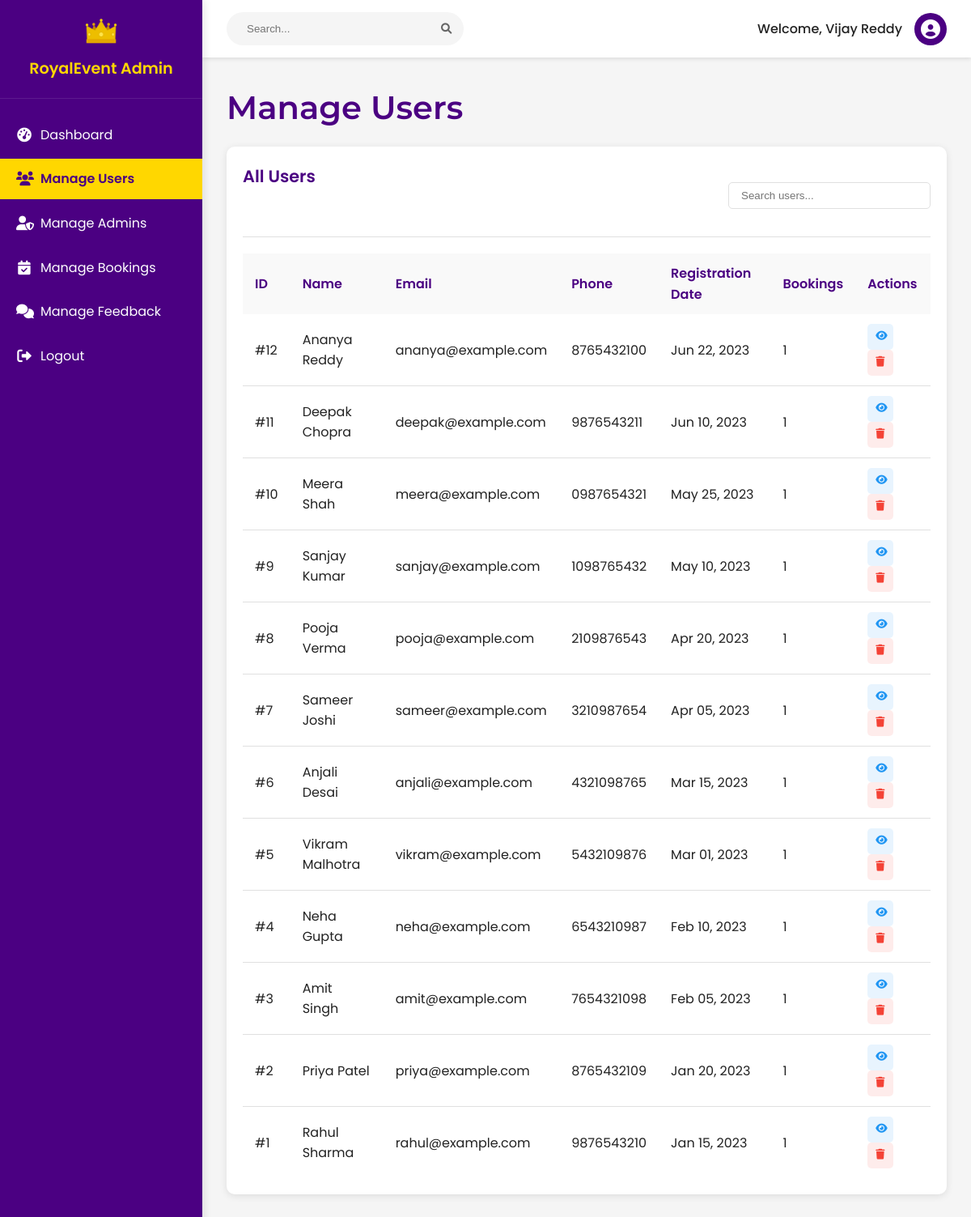
Page /admin-dashboard.php?page=manage-users (signed in) on the committed database.
### tables this page shows
CREATE TABLE IF NOT EXISTS `users` (
  `id` int(11) NOT NULL AUTO_INCREMENT,
  `name` varchar(255) NOT NULL,
  `email` varchar(255) NOT NULL,
  `password` varchar(255) NOT NULL,
  `profile_image` varchar(255) DEFAULT NULL,
  `phone` varchar(20) DEFAULT NULL,
  `user_type` enum('user','admin') NOT NULL DEFAULT 'user',
  `created_at` timestamp NOT NULL DEFAULT CURRENT_TIMESTAMP,
  `updated_at` timestamp NOT NULL DEFAULT CURRENT_TIMESTAMP ON UPDATE CURRENT_TIMESTAMP,
  PRIMARY KEY (`id`),
  UNIQUE KEY `email` (`email`)
);

### includes/functions.php (called while the page is built, shortened)
<?php
function clean_input($data) {
    global $conn;
    $data = trim($data);
    $data = stripslashes($data);
    $data = htmlspecialchars($data);
    if(isset($conn)) {
        $data = mysqli_real_escape_string($conn, $data);
    }
    return $data;
}
function get_admin_by_id($admin_id) {
    global $conn;
    $admin_id = (int)$admin_id;
    $query = "SELECT * FROM admins WHERE id = {$admin_id}";
    $result = mysqli_query($conn, $query);
    if($result && mysqli_num_rows($result) > 0) {
        return mysqli_fetch_assoc($result);
    }
    return null;
}
?>

### includes/admin/manage-users.php (the view, shortened to what this page needs)
<h1 class="page-title">Manage Users</h1>
<div class="dashboard-section">
    <div class="section-header">
        <div class="section-title">All Users</div>
        <div class="section-actions">
            <input type="text" id="userSearch" placeholder="Search users..." class="search-input">
        </div>
    </div>
    <?php if (empty($users)): ?>
        <p>No users found.</p>
    <?php else: ?>
        <div class="table-responsive">
            <table class="admin-table" id="usersTable">
                <thead>
                    <tr>
                        <th>ID</th>
                        <th>Name</th>
                        <th>Email</th>
                        <th>Phone</th>
                        <th>Registration Date</th>
                        <th>Bookings</th>
                        <th>Actions</th>
                    </tr>
                </thead>
                <tbody>
                    <?php foreach ($users as $user): ?>
                        <?php
                        $user_id = $user['id'];
                        $booking_count_query = "SELECT COUNT(*) as count FROM bookings WHERE user_id = $user_id";
                        $booking_count_result = mysqli_query($conn, $booking_count_query);
                        $booking_count = mysqli_fetch_assoc($booking_count_result)['count'];
                        ?>
                        <tr>
                            <td>#<?php echo $user['id']; ?></td>
                            <td><?php echo $user['name']; ?></td>
                            <td><?php echo $user['email']; ?></td>
                            <td><?php echo $user['phone']; ?></td>
                            <td><?php echo date('M d, Y', strtotime($user['created_at'])); ?></td>
                            <td><?php echo $booking_count; ?></td>
                            <td>
                                <a href="admin-dashboard.php?page=manage-users&view=<?php echo $user['id']; ?>" class="action-btn view" title="View Details">
                                    <i class="fas fa-eye"></i>
                                </a>
                                <a href="admin-dashboard.php?page=manage-users&delete=<?php echo $user['id']; ?>" class="action-btn delete delete-confirm" title="Delete User">
                                    <i class="fas fa-trash"></i>
                                </a>
                            </td>
                        </tr>
                    <?php endforeach; ?>
                </tbody>
            </table>
        </div>
    <?php endif; ?>
</div>

### admin-dashboard.php (shortened to what this page needs)
<?php
require_once 'config/database.php';
require_once 'includes/functions.php';
$admin_id = $_SESSION['admin_id'];
$admin = get_admin_by_id($admin_id);
$page = isset($_GET['page']) ? clean_input($_GET['page']) : 'dashboard';
$sql = "SELECT * FROM users ORDER BY id DESC LIMIT 5";
$result = mysqli_query($conn, $sql);
if ($page === 'manage-users') {
    $users_sql = "SELECT * FROM users ORDER BY id DESC";
    $users_result = mysqli_query($conn, $users_sql);
    $users = [];
    if ($users_result && mysqli_num_rows($users_result) > 0) {
        while ($row = mysqli_fetch_assoc($users_result)) {
            $users[] = $row;
        }
    }
}
include 'includes/admin-header.php';
?>
<div class="admin-container">
    <div class="admin-sidebar">
        <div class="admin-logo">
            <img src="assets/images/logo/logo.png" alt="RoyalEvent Admin" style="height: 40px;">
            <span>RoyalEvent Admin</span>
        </div>
        <nav class="sidebar-nav">
            <ul>
                <li>
                    <a href="admin-dashboard.php" class="<?php echo $page === 'dashboard' ? 'active' : ''; ?>">
                        <i class="fas fa-tachometer-alt"></i>
                        <span>Dashboard</span>
                    </a>
                </li>
                <li>
                    <a href="admin-dashboard.php?page=manage-users" class="<?php echo $page === 'manage-users' ? 'active' : ''; ?>">
                        <i class="fas fa-users"></i>
                        <span>Manage Users</span>
                    </a>
                </li>
                <li>
                    <a href="admin-dashboard.php?page=manage-admins" class="<?php echo $page === 'manage-admins' ? 'active' : ''; ?>">
                        <i class="fas fa-user-shield"></i>
                        <span>Manage Admins</span>
                    </a>
                </li>
                <li>
                    <a href="admin-dashboard.php?page=manage-bookings" class="<?php echo $page === 'manage-bookings' ? 'active' : ''; ?>">
                        <i class="fas fa-calendar-check"></i>
                        <span>Manage Bookings</span>
                    </a>
                </li>
                <li>
                    <a href="admin-dashboard.php?page=manage-feedback" class="<?php echo $page === 'manage-feedback' ? 'active' : ''; ?>">
                        <i class="fas fa-comments"></i>
                        <span>Manage Feedback</span>
                    </a>
                </li>
                <li>
                    <a href="logout.php">
                        <i class="fas fa-sign-out-alt"></i>
                        <span>Logout</span>
                    </a>
                </li>
            </ul>
        </nav>
    </div>
    <div class="admin-content">
        <div class="admin-topbar">
            <div class="admin-search">
                <input type="text" placeholder="Search..." disabled>
                <button><i class="fas fa-search"></i></button>
            </div>
            <div class="admin-profile">
                <span>Welcome, <?php echo $admin['name']; ?></span>
                <div class="admin-avatar">
                    <i class="fas fa-user-circle"></i>
                </div>
            </div>
        </div>
        <div class="admin-main">
            <?php
            switch ($page) {
                case 'manage-users':
                    include 'includes/admin/manage-users.php';
                    break;
            }
            ?>
        </div>
    </div>
</div>

### assets/css/style.css (style rules this page uses)
* { margin: 0; padding: 0; box-sizing: border-box; }
:root { --primary-color: #4B0082; --secondary-color: #FFD700; --light-color: #FFFFFF; --dark-color: #222222; --gray-color: #F5F5F5; --border-color: #E0E0E0; --success-color: #4CAF50; --error-color: #F44336; --warning-color: #FF9800; --info-color: #2196F3; }
body { font-family: 'Poppins', sans-serif; font-size: 16px; line-height: 1.6; color: var(--dark-color); background-color: var(--light-color); }
h1, h2, h3, h4, h5, h6 { font-family: 'Montserrat', sans-serif; font-weight: 600; margin-bottom: 1rem; color: var(--primary-color); }
h1 { font-size: 2.5rem; }
a { color: var(--primary-color); text-decoration: none; transition: all 0.3s ease; }
.section-title { text-align: center; margin-bottom: 3rem; }
.table-responsive { overflow-x: auto; }

### includes/admin-header.php (style rules this page uses)
body { padding: 0; margin: 0; background-color: #f5f5f5; }

### includes/admin/manage-users.php (style rules this page uses)
.search-input { padding: 8px 15px; border: 1px solid var(--border-color); border-radius: 5px; width: 250px; }
.table-responsive { overflow-x: auto; -webkit-overflow-scrolling: touch; }
.action-btn { display: inline-flex; align-items: center; justify-content: center; width: 32px; height: 32px; border-radius: 4px; color: #fff; text-decoration: none; transition: all 0.3s ease; }
.action-btn.view { background-color: #17a2b8; }

### admin-dashboard.php (style rules this page uses)
.admin-container { display: flex; min-height: 100vh; }
.admin-sidebar { width: 250px; background-color: var(--primary-color); color: var(--light-color); position: fixed; top: 0; left: 0; bottom: 0; z-index: 1000; box-shadow: 2px 0 10px rgba(0, 0, 0, 0.1); overflow-y: auto; }
.admin-logo { padding: 20px; text-align: center; border-bottom: 1px solid rgba(255, 255, 255, 0.1); margin-bottom: 20px; display: flex; align-items: center; justify-content: center; flex-direction: column; }
.admin-logo span { display: block; font-size: 1.2rem; font-weight: 600; margin-top: 10px; color: var(--secondary-color); }
.sidebar-nav ul { list-style: none; padding: 0; margin: 0; }
.sidebar-nav li { margin-bottom: 5px; }
.sidebar-nav a { display: block; padding: 12px 20px; color: var(--light-color); transition: all 0.3s ease; display: flex; align-items: center; }
.sidebar-nav a i { margin-right: 10px; font-size: 1.1rem; width: 20px; text-align: center; }
.sidebar-nav a.active { background-color: var(--secondary-color); color: var(--primary-color); font-weight: 600; }
.admin-content { flex: 1; margin-left: 250px; display: flex; flex-direction: column; }
.admin-topbar { display: flex; justify-content: space-between; align-items: center; padding: 15px 30px; background-color: var(--light-color); box-shadow: 0 2px 5px rgba(0, 0, 0, 0.1); position: sticky; top: 0; z-index: 100; }
.admin-search { display: flex; align-items: center; background-color: #f5f5f5; border-radius: 30px; padding: 5px 15px; }
.admin-search input { border: none; background: none; padding: 8px 10px; outline: none; min-width: 250px; }
.admin-search button { background: none; border: none; color: #666; cursor: pointer; }
.admin-profile { display: flex; align-items: center; }
.admin-profile span { margin-right: 15px; font-weight: 500; }
.admin-avatar { width: 40px; height: 40px; border-radius: 50%; background-color: var(--primary-color); color: var(--light-color); display: flex; justify-content: center; align-items: center; font-size: 1.5rem; }
.admin-main { padding: 30px; background-color: #f5f5f5; flex: 1; }
.dashboard-section { background-color: var(--light-color); border-radius: 10px; padding: 20px; box-shadow: 0 2px 10px rgba(0, 0, 0, 0.1); margin-bottom: 30px; }
.section-header { display: flex; justify-content: space-between; align-items: center; margin-bottom: 20px; padding-bottom: 10px; border-bottom: 1px solid var(--border-color); }
.section-title { font-size: 1.3rem; font-weight: 600; color: var(--primary-color); }
.admin-table { width: 100%; border-collapse: collapse; }
.admin-table th, .admin-table td { padding: 12px 15px; text-align: left; }
.admin-table th { background-color: #f9f9f9; font-weight: 600; color: var(--primary-color); }
.admin-table tr { border-bottom: 1px solid var(--border-color); }
.admin-table tr:last-child { border-bottom: none; }
.action-btn { display: inline-block; padding: 5px 10px; border-radius: 5px; font-size: 0.8rem; cursor: pointer; text-decoration: none; transition: all 0.3s ease; }
.action-btn.view { background-color: rgba(33, 150, 243, 0.1); color: #2196F3; }
.action-btn.delete { background-color: rgba(244, 67, 54, 0.1); color: #F44336; }

### rows in the picture
users: id "12", name "Ananya Reddy", email "ananya@example.com", phone "8765432100", created_at "Jun 22, 2023", booking_count "1"
users: id "11", name "Deepak Chopra", email "deepak@example.com", phone "9876543211", created_at "Jun 10, 2023", booking_count "1"
users: id "10", name "Meera Shah", email "meera@example.com", phone "0987654321", created_at "May 25, 2023", booking_count "1"
users: id "9", name "Sanjay Kumar", email "sanjay@example.com", phone "1098765432", created_at "May 10, 2023", booking_count "1"
users: id "8", name "Pooja Verma", email "pooja@example.com", phone "2109876543", created_at "Apr 20, 2023", booking_count "1"
users: id "7", name "Sameer Joshi", email "sameer@example.com", phone "3210987654", created_at "Apr 05, 2023", booking_count "1"
users: id "6", name "Anjali Desai", email "anjali@example.com", phone "4321098765", created_at "Mar 15, 2023", booking_count "1"
users: id "5", name "Vikram Malhotra", email "vikram@example.com", phone "5432109876", created_at "Mar 01, 2023", booking_count "1"
users: id "4", name "Neha Gupta", email "neha@example.com", phone "6543210987", created_at "Feb 10, 2023", booking_count "1"
users: id "3", name "Amit Singh", email "amit@example.com", phone "7654321098", created_at "Feb 05, 2023", booking_count "1"
users: id "2", name "Priya Patel", email "priya@example.com", phone "8765432109", created_at "Jan 20, 2023", booking_count "1"
users: id "1", name "Rahul Sharma", email "rahul@example.com", phone "9876543210", created_at "Jan 15, 2023", booking_count "1"

### other values in the picture
$admin['name'] "Vijay Reddy"
